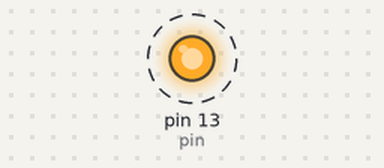
The sketch below on a simulated Arduino Uno, built with avr-gcc and run on an emulated ATmega328P. On the bench: output pins drawn as LEDs (lit = HIGH). Dashed ring = blinking.

Above: at 0.05 s.
Timing chart, 0 to 3.0 s (numbered marks = the images above):
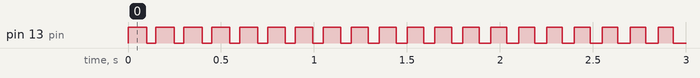

The sketch:

PiscaDeLed_Intervalo_Crescente_e_Decrescente.ino
```cpp
/*
GME - Grupo de Metodos Eletroforéticos
Instituto de Quimica - UFG

Código blink modificado. Ele apresenta a possibilidade de modificar o
intervalo em que o led permanece ligado e o intervalo que permanece desligado

criado   Set 2014
por Wanderson D. Lopes
modificado Set 2022
por Wanderson D. Lopes
*/

int pin = 13;
int A = 100;
int B = 50;


void setup(){

  pinMode(pin,OUTPUT);
  Serial.begin(9600);

}

void loop(){

  digitalWrite(pin,HIGH);
  delay(A);
  digitalWrite(pin,LOW);
  delay(B);

    A = A - 1;
    B = B + 1;

  if(B == 100){
    while(B > 50){
      digitalWrite(pin,HIGH);
      delay(A);
      digitalWrite(pin,LOW);
      delay(B);
        A = A + 1;
        B = B - 1;
      }
   }
}
```

Measured:
- by itself, pin 13 (pin): alternates HIGH for 0.08 s and LOW for 0.08 s
